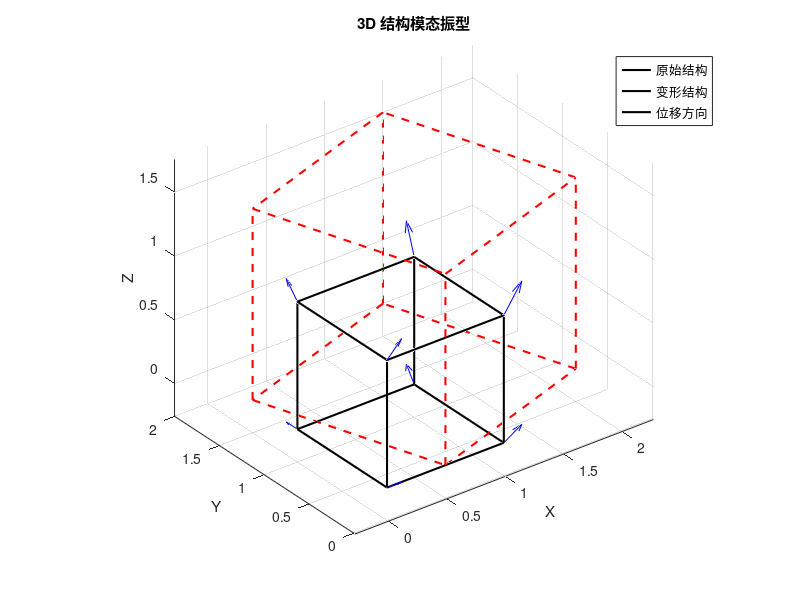

This figure's MATLAB source:
clc; clear; close all;

%% 1. 定义 3D 结构的节点坐标 (n × 3) 
NodeCoord = [0, 0, 0;   % 1号节点
             1, 0, 0;   % 2号节点
             1, 1, 0;   % 3号节点
             0, 1, 0;   % 4号节点
             0, 0, 1;   % 5号节点
             1, 0, 1;   % 6号节点
             1, 1, 1;   % 7号节点
             0, 1, 1];  % 8号节点

%% 2. 定义单元连接 (m × 2)，假设是 12 条梁单元（立方框架）
ElementConn = [1 2; 2 3; 3 4; 4 1;   % 底部四边
               5 6; 6 7; 7 8; 8 5;   % 顶部四边
               1 5; 2 6; 3 7; 4 8];  % 竖向四边

%% 3. 定义模态振型位移 (n × 3)
ModeShape = [ 0.1,  0.0,  0.0;  % 1号节点
              0.2,  0.1,  0.0;  % 2号节点
              0.1,  0.2,  0.0;  % 3号节点
              0.0,  0.1,  0.0;  % 4号节点
              0.1,  0.0,  0.1;  % 5号节点
              0.2,  0.1,  0.1;  % 6号节点
              0.1,  0.2,  0.1;  % 7号节点
              0.0,  0.1,  0.1]; % 8号节点

ScaleFactor = 5;  % 放大因子（根据情况调整）
DeformedCoord = NodeCoord + ScaleFactor * ModeShape;  % 计算变形后坐标

%% 4. 绘制 3D 模态振型
figure; hold on; axis equal; grid on;
xlabel('X'); ylabel('Y'); zlabel('Z');
title('3D 结构模态振型');

% 绘制原始结构 (黑色实线)
for i = 1:size(ElementConn,1)
    nodes = ElementConn(i,:);
    plot3(NodeCoord(nodes,1), NodeCoord(nodes,2), NodeCoord(nodes,3), 'k-', 'LineWidth', 1.5);
end

% 绘制变形后的结构 (红色虚线)
for i = 1:size(ElementConn,1)
    nodes = ElementConn(i,:);
    plot3(DeformedCoord(nodes,1), DeformedCoord(nodes,2), DeformedCoord(nodes,3), 'r--', 'LineWidth', 1.5);
end

% 显示节点位移方向 (蓝色箭头)
quiver3(NodeCoord(:,1), NodeCoord(:,2), NodeCoord(:,3), ...
        ModeShape(:,1), ModeShape(:,2), ModeShape(:,3), 0.5, 'b');

legend('原始结构', '变形结构', '位移方向', 'Location', 'Best');
view(3);  % 设置 3D 视角
